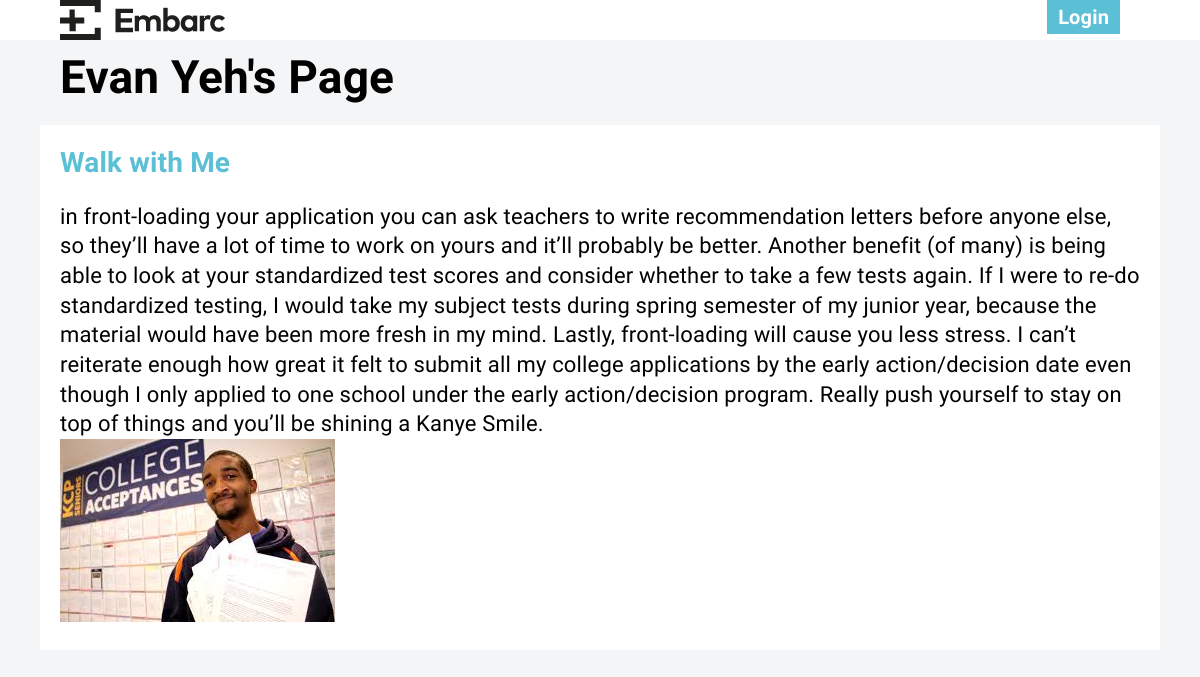
Before: /profile/eyeh/ with the older database file.
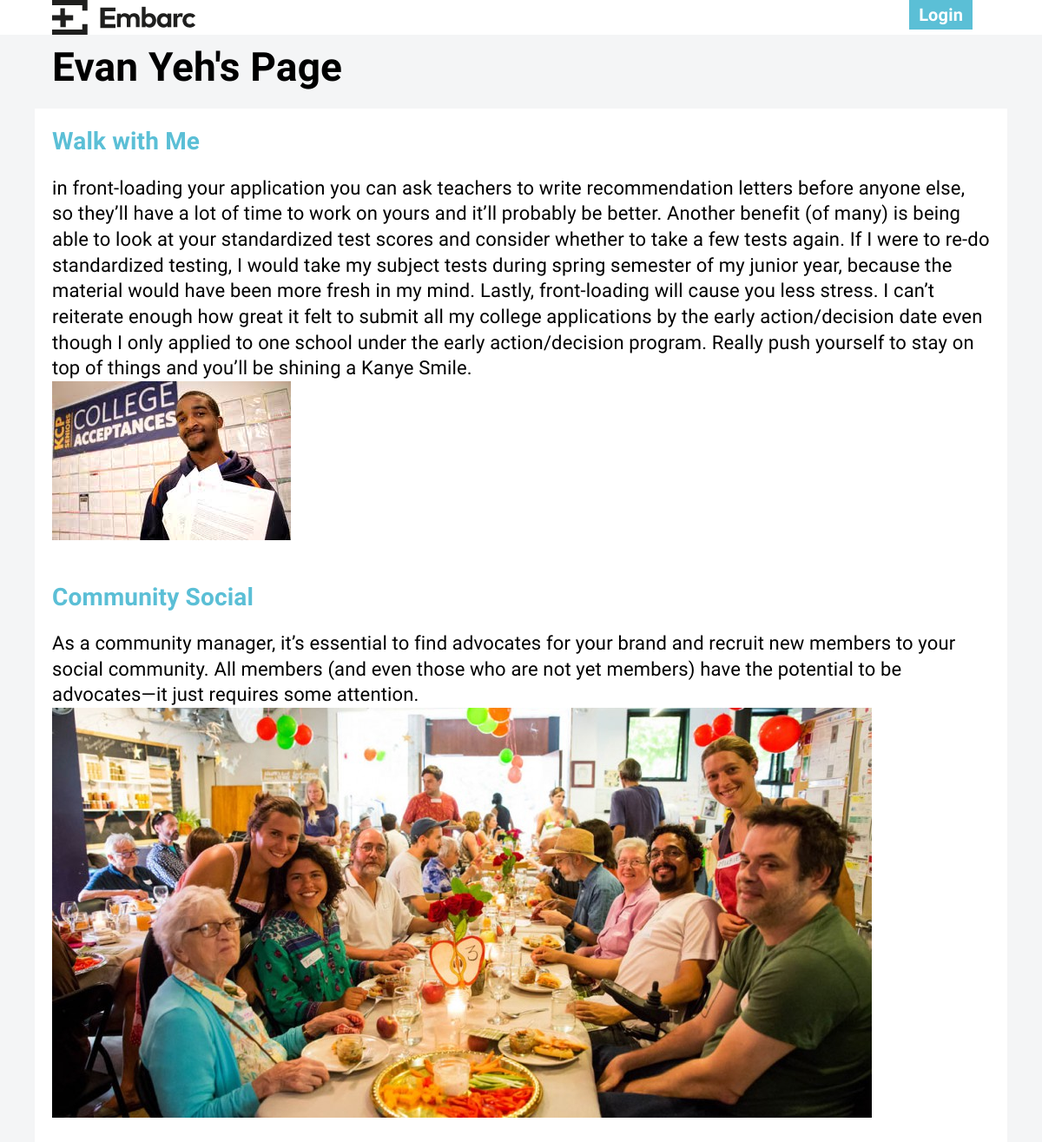
After: the same page with the newer database file.
### embarc/models.py (models this page shows, shortened)
class User(db.Model):
    id = db.Column(db.Integer, primary_key=True)
    username = db.Column(db.String(120), unique=False, nullable=False)
    first_name = db.Column(db.String(120), unique=False, nullable=False)
    last_name = db.Column(db.String(120), unique=False, nullable=False)
    email = db.Column(db.String(120), unique=False, nullable=False)
    group = db.Column(db.String(120), unique=False, nullable=False)
    password = db.Column(db.String(120), unique=False, nullable=False)
    user_type = db.Column(db.String(10), unique=False, nullable=False)

class Reflection(db.Model):
    id = db.Column(db.Integer, primary_key=True)
    name = db.Column(db.String(120), unique=False, nullable=False)
    description = db.Column(db.String(3000), unique=False, nullable=False)
    journeyid = db.Column(db.Integer, unique=False, nullable=False)
    journeyname = db.Column(db.Integer, unique=False, nullable=False)
    date = db.Column(db.DateTime, nullable=False, default=datetime.utcnow)
    picture = db.Column(db.String(250), unique=False, nullable=True)

### embarc/views.py (the view)
@app.route('/profile/<user_slug>/', methods=['GET', 'POST'])
def show_user(user_slug):
    context = {
        "reflections" : Reflection.query.filter_by(name=user_slug)
    }
    full_user = User.query.filter_by(username=user_slug).first()
    return render_template('user.html', **context, user=current_user, target_user=full_user)

### embarc/views.py (called while the page is built)
@app.before_request
def get_current_user():
    g.user = current_user

### embarc/templates/user.html (shortened to what this page needs)
{% extends "layout.html" %}
{% block body %}
    <div class="container">
      <h1> {{ target_user.first_name }} {{ target_user.last_name }}'s Page </h1>
      </div>
  {% for reflection in reflections %}
  <div class="container container-comment">
      <a href="{{ url_for('show_journey', journey_slug=reflection['journeyid']) }}"><h3>{{ reflection['journeyname'] }}</h3></a>
      <h4>{{ reflection['description']}}</h4>
      {% if reflection.picture %}
          <img src="{{ url_for('static', filename='cdn/{}'.format(reflection.picture)) }}">
      {% endif %}
  </div>
  {% endfor %}
{% endblock %}

### embarc/templates/layout.html (shortened to what this page needs)
<!DOCTYPE html>
<html lang="en">
    <head>
        {% block head %}
        <link rel="stylesheet" href="{{ url_for('static', filename='css/all.css') }}">
        {% endblock %}
    </head>
    <body>
        <main class="wrapper">
            <nav class="navbar">
                <div class="container">
                    <a href="{{ url_for('index') }}">
                        <img src="{{ url_for('static', filename='embarc-logo.png') }}">
                    </a>
                    <ul class="float-right">
                        {% if user.is_authenticated %}
                            <a class="button" href="{{url_for('show_user', user_slug=user.username)}}">Profile</a>
                            <a class="button" href="{{url_for('logout')}}">Logout</a>
                        {% else %}
                            <a class="button" href="{{url_for('login')}}">Login</a>
                        {% endif %}
                    </ul>
                </div>
            </nav>
            {% block body %}
            {% endblock %}
        </main>
    </body>
</html>

### embarc/static/css/all.css (style rules this page uses)
*,*:after,*:before { box-sizing:inherit }
html { box-sizing:border-box;font-size:62.5% }
body { color:#000;font-family:'Roboto', 'Helvetica Neue', 'Helvetica', 'Arial', sans-serif;font-size:1.6em;font-weight:300;letter-spacing:.01em;line-height:1.6 }
.button,button,input[type='button'],input[type='reset'],input[type='submit'] { background-color:#5bbfd6;border:0.1rem solid #5bbfd6;border-radius:.4rem;color:#fff;cursor:pointer;display:inline-block;font-size:1.1rem;font-weight:700;height:3.8rem;letter-spacing:.1rem;line-height:3.8rem;padding:0 3.0rem;text-align:center;text-decoration:none;text-transform:uppercase;white-space:nowrap }
.container { margin:0 auto;max-width:112.0rem;padding:0 2.0rem;position:relative;width:100% }
a { color:#5bbfd6;text-decoration:none }
dl,ol,ul { list-style:none;margin-top:0;padding-left:0 }
ul { list-style:circle inside }
.button,button,dd,dt,li { margin-bottom:1.0rem }
blockquote,dl,figure,form,ol,p,pre,table,ul { margin-bottom:2.5rem }
h1,h2,h3,h4,h5,h6 { font-weight:300;letter-spacing:-.1rem;margin-bottom:2.0rem;margin-top:0 }
h1 { font-size:4.6rem;line-height:1.2 }
h3 { font-size:2.8rem;line-height:1.3 }
h4 { font-size:2.2rem;letter-spacing:-.08rem;line-height:1.35 }
img { max-width:100% }
.float-right { float:right }
.button,button,input[type='button'],input[type='reset'],input[type='submit'] { border-radius:0;font-weight:700;font-size:2.0rem;line-height:1;letter-spacing:inherit;text-transform:inherit;padding:1rem;margin-bottom:2rem;margin-right:2rem }
body { margin:0;background-color:#f4f5f6;font-family:'Source Sans Pro', sans-serif }
h1 { margin-top:5rem;margin-bottom:2rem }
h1,h2,h3 { font-weight:700 }
h1,h2,h3,h4 { letter-spacing:inherit }
.navbar { height:40px;width:100%;top:0;left:0;overflow:hidden;background:#fff;position:fixed;z-index:1 }
.navbar ul { list-style-type:none }
.navbar .container { padding-bottom:0.5rem }
.navbar .button { position:relative;top:-4px }
.container-comment { background-color:#fff;padding:2rem }
.container-comment h4 { margin-bottom:0 }

Changed rows visible on the page:
added Reflection: journeyname "Community Social", description "As a community manager, it’s essential to find advocates for your brand and recruit new members to your social community. All members (and even those who are not yet members) have the potential to be advocates—it just requires some attention.", picture (picture)
